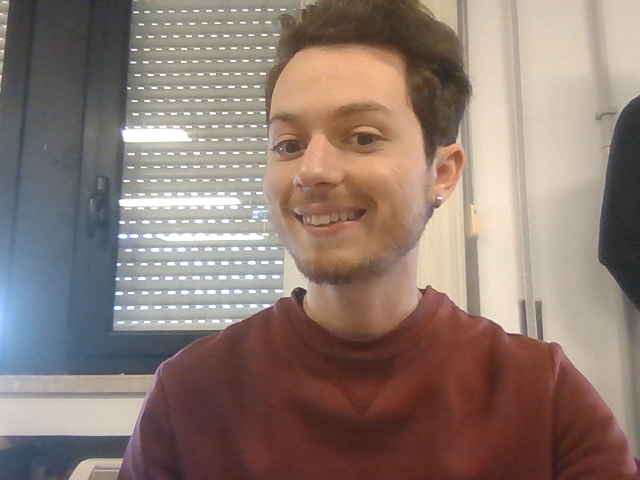
#> input picture Visione Artificiale - Assignments/Assignment 2/images/gallery/Alessandro/image_1.png, 640 x 480 px, given as the content of the folder images/dataset, which was not available
$ jupyter execute --allow-errors Assignment_2.ipynb   (text cells are left out)
#> lines starting #> are read from the running program, lines starting #| are printed output that depends on the picture; pictures that were not available may be replaced by others from this repository, and a replacement may not be noted
[cell 1]
import os
import numpy as np
import cv2

import warnings
warnings.filterwarnings('ignore')

[cell 2]
def viola_jones_init():
    face_xml='haarcascade_frontalface_alt.xml'

    face_cascade=cv2.CascadeClassifier()

    if not face_cascade.load(face_xml):
        print('--(!)Error loading face cascade')
        exit(0)

    return face_cascade

face_cascade=viola_jones_init()

[cell 3]
def initialize_dataset(face_cascade, pathname):
#> called with pathname = 'images/dataset'
    images=[]

    i=0
    for dirpath, dirnames, filenames in  os.walk(pathname):
        for filename in filenames:

            img=cv2.imread(os.path.join(dirpath, filename))
#> img is the input picture: shape (480, 640, 3); mean B, G, R 115.1, 123.2, 141.3
            img_gray=cv2.cvtColor(img, cv2.COLOR_BGR2GRAY)
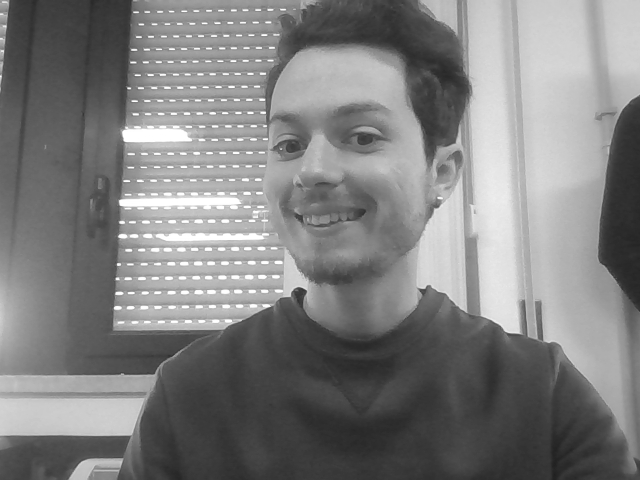
#> img_gray: shape (480, 640); min 32, max 255, mean 127.7
            faces=face_cascade.detectMultiScale(img_gray)
#> faces = [[220, 52, 215, 215]]

            for x,y,w,h in faces:
                face=img_gray[y:y+h, x:x+w]
                face_resized=cv2.resize(face, (64,64))
                images.append(face_resized.flatten())
                i+=1
#> this loop made 1 pass
#> (x, y, w, h, i) on pass 1: (220, 52, 215, 215, 1)
#> pass 1, in initialize_dataset, `face=img_gray[y:y+h, x:x+w]`:
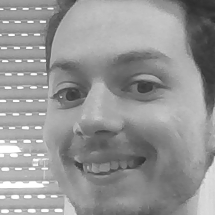
#> face: shape (215, 215); min 45, max 255, mean 149.7
#> pass 1, in initialize_dataset, `face_resized=cv2.resize(face, (64,64))`:
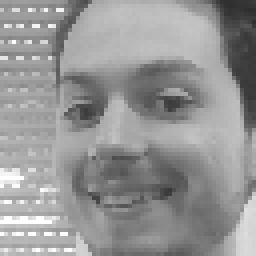
#> face_resized: shape (64, 64) (shown 4 times larger); min 46, max 255, mean 149.5
#> after the loop, i = 1; images = 1 item

            if i>1999:
                break

        if i>1999:
                break

    images=np.array(images).T
#> images = 4096 values, max 255 at index 2816, min 46 at index 190, mean 149.5
    return images

[cell 4]
images=initialize_dataset(face_cascade, 'images/dataset')

mean=np.mean(images, axis=1)
#> mean has the same summary as images in initialize_dataset

mean_face=mean.reshape((64,64)).astype(np.uint8)

cv2.imshow("mean", mean_face)
cv2.imwrite("images/mean.png", mean_face)
cv2.waitKey(0)
cv2.destroyAllWindows()

[cell 5]
def compute_eigenfaces(images):
    covar=np.cov(images)
#> covar: shape (4096, 4096) float64; every value is NaN or infinite
    U,S,V=np.linalg.svd(covar)

    return U, S

#> (the rest of this cell did not finish here and is left out)

$ run again, on Visione Artificiale - Assignments/Assignment 2/images/gallery/Antonio/image_45.png
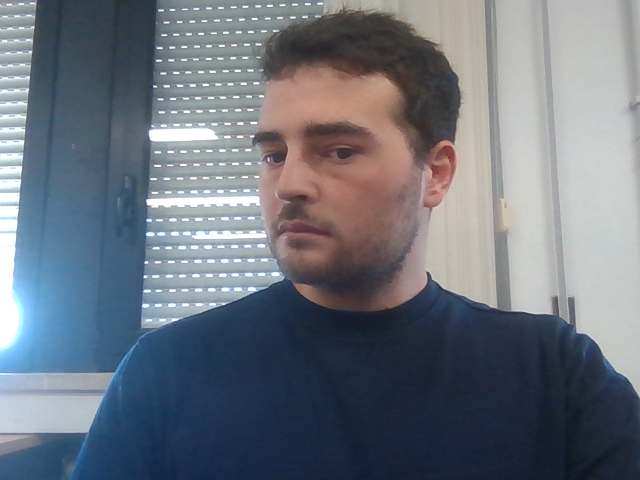
#> input picture Visione Artificiale - Assignments/Assignment 2/images/gallery/Antonio/image_45.png, 640 x 480 px, given as the content of the folder images/dataset, which was not available
#> in initialize_dataset, img is the input picture: shape (480, 640, 3); mean B, G, R 125.6, 115.7, 108.6
#> in initialize_dataset, `img_gray=cv2.cvtColor(img, cv2.COLOR_BGR2GRAY)`:
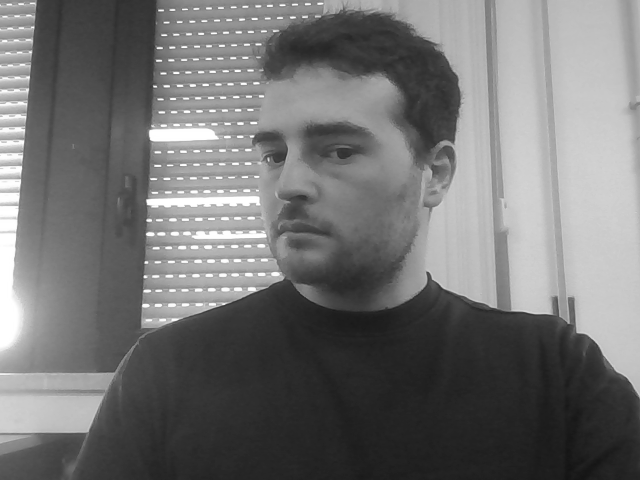
#> img_gray: shape (480, 640); min 19, max 255, mean 114.7
#> faces = [[210, 75, 193, 193]]
#> the loop in initialize_dataset, `for x,y,w,h in faces:` made 1 pass
#> (x, y, w, h, i) on pass 1: (210, 75, 193, 193, 1)
#> pass 1, in initialize_dataset, `face_resized=cv2.resize(face, (64,64))`:
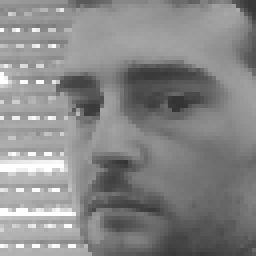
#> face_resized: shape (64, 64) (shown 4 times larger); min 51, max 255, mean 135
#> after the loop in initialize_dataset, `for x,y,w,h in faces:`: i = 1; images = 1 item
#> in initialize_dataset, `images=np.array(images).T`: images = 4096 values, max 255 at index 1216, min 51 at index 1708, mean 135
#> mean has the same summary as images in initialize_dataset
#> covar: shape (4096, 4096) float64; every value is NaN or infinite

$ run again, on Visione Artificiale - Assignments/Assignment 2/images/gallery/Antonio/image_46.png
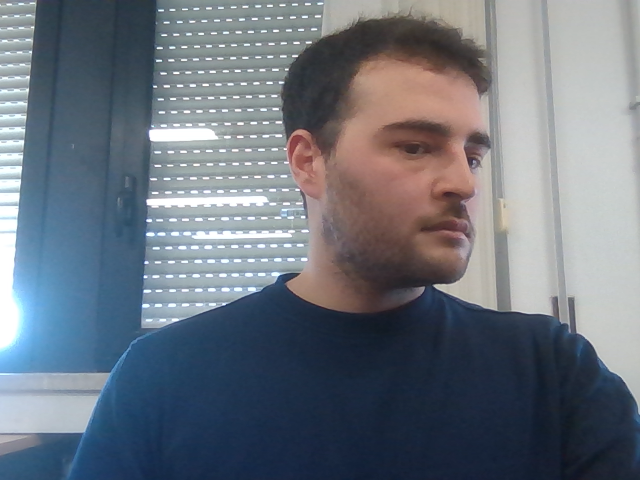
#> input picture Visione Artificiale - Assignments/Assignment 2/images/gallery/Antonio/image_46.png, 640 x 480 px, given as the content of the folder images/dataset, which was not available
#> in initialize_dataset, img is the input picture: shape (480, 640, 3); mean B, G, R 125.6, 115.5, 108
#> in initialize_dataset, `img_gray=cv2.cvtColor(img, cv2.COLOR_BGR2GRAY)`:
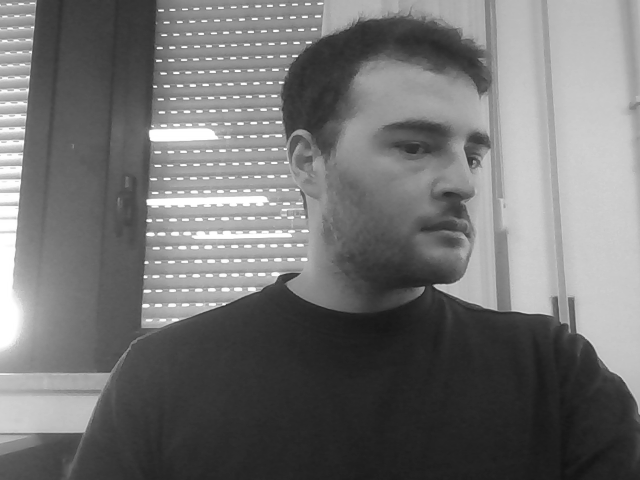
#> img_gray: shape (480, 640); min 18, max 255, mean 114.4
#> faces = [[355, 75, 187, 187]]
#> the loop in initialize_dataset, `for x,y,w,h in faces:` made 1 pass
#> (x, y, w, h, i) on pass 1: (355, 75, 187, 187, 1)
#> pass 1, in initialize_dataset, `face=img_gray[y:y+h, x:x+w]`:
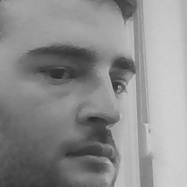
#> face: shape (187, 187); min 42, max 210, mean 142.1
#> after the loop in initialize_dataset, `for x,y,w,h in faces:`: i = 1; images = 1 item
#> in initialize_dataset, `images=np.array(images).T`: images = 4096 values, max 208 at index 2296, min 44 at index 1683, mean 142
#> mean has the same summary as images in initialize_dataset
#> covar: shape (4096, 4096) float64; every value is NaN or infinite

$ run again, on Visione Artificiale - Assignments/Assignment 2/images/gallery/Daniele/image_22.png
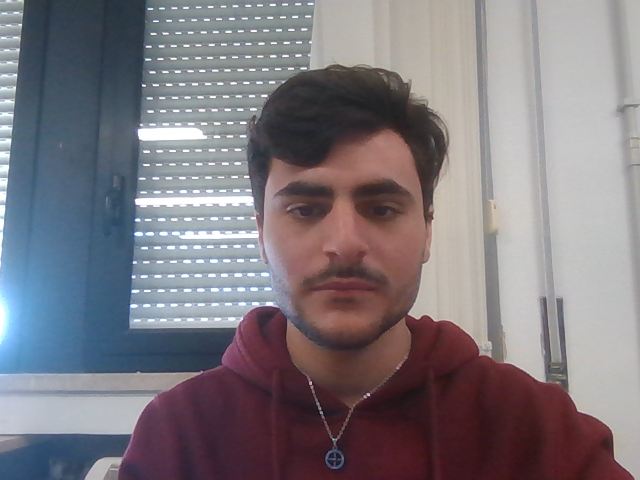
#> input picture Visione Artificiale - Assignments/Assignment 2/images/gallery/Daniele/image_22.png, 640 x 480 px, given as the content of the folder images/dataset, which was not available
#> in initialize_dataset, img is the input picture: shape (480, 640, 3); mean B, G, R 126.5, 120.4, 125.9
#> in initialize_dataset, `img_gray=cv2.cvtColor(img, cv2.COLOR_BGR2GRAY)`:
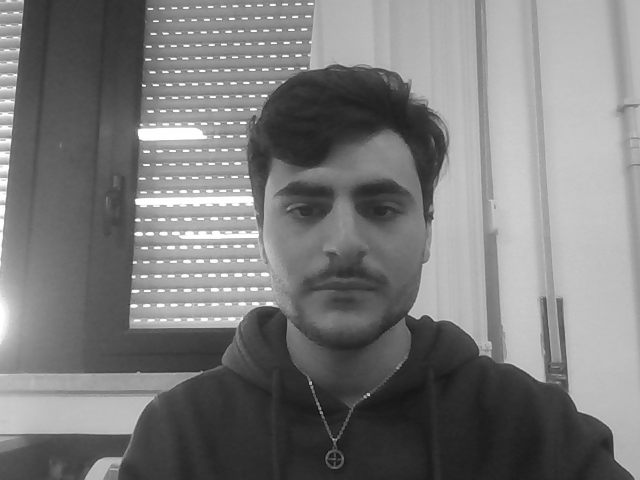
#> img_gray: shape (480, 640); min 8, max 255, mean 122.7
#> faces = [[245, 128, 203, 203]]
#> the loop in initialize_dataset, `for x,y,w,h in faces:` made 1 pass
#> (x, y, w, h, i) on pass 1: (245, 128, 203, 203, 1)
#> pass 1, in initialize_dataset, `face_resized=cv2.resize(face, (64,64))`:
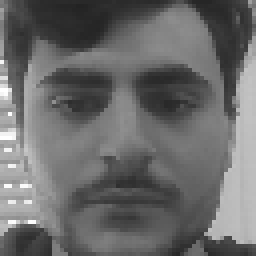
#> face_resized: shape (64, 64) (shown 4 times larger); min 35, max 255, mean 106
#> after the loop in initialize_dataset, `for x,y,w,h in faces:`: i = 1; images = 1 item
#> in initialize_dataset, `images=np.array(images).T`: images = 4096 values, max 255 at index 1408, min 35 at index 83, mean 106
#> mean has the same summary as images in initialize_dataset
#> covar: shape (4096, 4096) float64; every value is NaN or infinite
